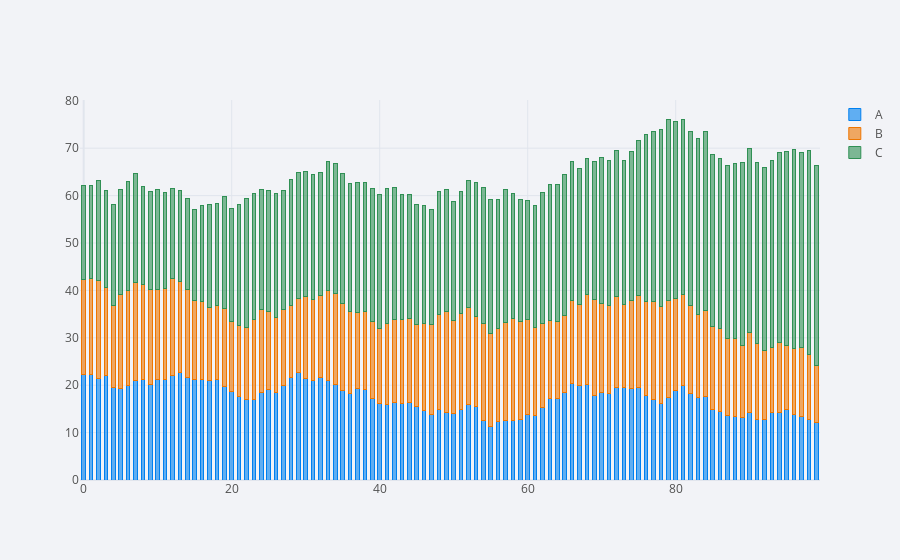

The code cell stored with this chart in its notebook:
### Code cell
cf.set_config_file(theme='polar')
df.iplot(kind = 'bar', barmode='stack', bargap=0.5)
